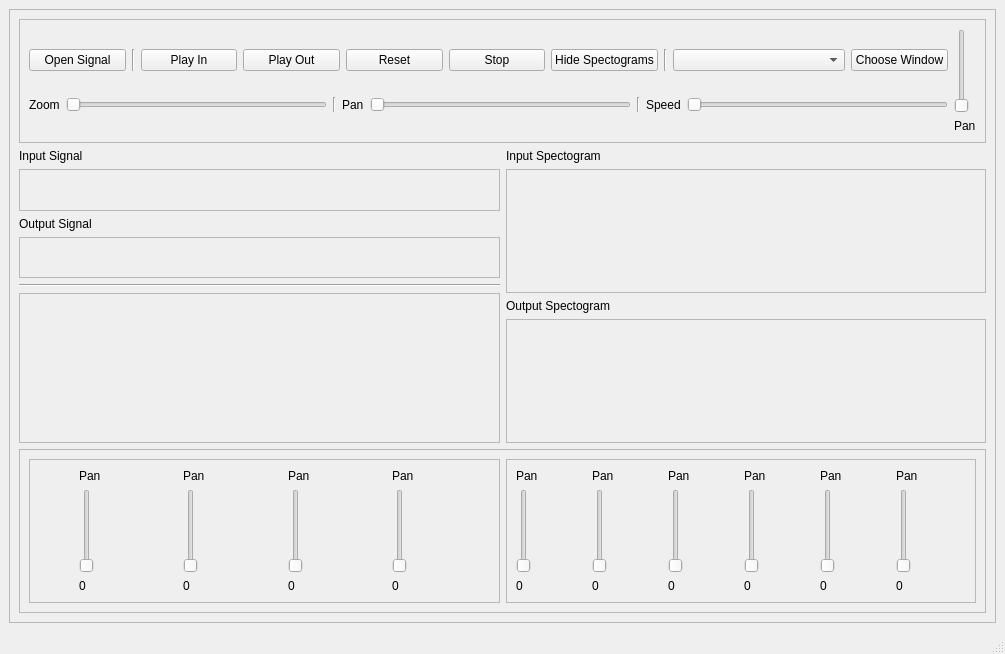
<?xml version="1.0" encoding="UTF-8"?>
<ui version="4.0">
 <class>MainWindow</class>
 <widget class="QMainWindow" name="MainWindow">
  <property name="geometry">
   <rect>
    <x>0</x>
    <y>0</y>
    <width>1005</width>
    <height>654</height>
   </rect>
  </property>
  <property name="windowTitle">
   <string>MainWindow</string>
  </property>
  <widget class="QWidget" name="centralwidget">
   <layout class="QVBoxLayout" name="verticalLayout_17">
    <item>
     <widget class="QFrame" name="frameMain">
      <property name="frameShape">
       <enum>QFrame::StyledPanel</enum>
      </property>
      <property name="frameShadow">
       <enum>QFrame::Raised</enum>
      </property>
      <layout class="QVBoxLayout" name="verticalLayout_16">
       <item>
        <layout class="QVBoxLayout" name="verticalLayout_5">
         <item>
          <widget class="QFrame" name="frameButtons">
           <property name="sizePolicy">
            <sizepolicy hsizetype="Preferred" vsizetype="Fixed">
             <horstretch>0</horstretch>
             <verstretch>0</verstretch>
            </sizepolicy>
           </property>
           <property name="frameShape">
            <enum>QFrame::StyledPanel</enum>
           </property>
           <property name="frameShadow">
            <enum>QFrame::Raised</enum>
           </property>
           <layout class="QHBoxLayout" name="horizontalLayout_4">
            <item>
             <layout class="QHBoxLayout" name="horizontalLayout_3">
              <item>
               <layout class="QVBoxLayout" name="verticalLayout_4">
                <item>
                 <layout class="QHBoxLayout" name="horizontalLayout">
                  <item>
                   <widget class="QPushButton" name="btnOpen">
                    <property name="text">
                     <string>Open Signal</string>
                    </property>
                   </widget>
                  </item>
                  <item>
                   <widget class="Line" name="line_3">
                    <property name="orientation">
                     <enum>Qt::Vertical</enum>
                    </property>
                   </widget>
                  </item>
                  <item>
                   <widget class="QPushButton" name="btnPlayin">
                    <property name="text">
                     <string>Play In</string>
                    </property>
                   </widget>
                  </item>
                  <item>
                   <layout class="QHBoxLayout" name="horizontalLayout_17"/>
                  </item>
                  <item>
                   <widget class="QPushButton" name="btnPlayout">
                    <property name="text">
                     <string>Play Out</string>
                    </property>
                   </widget>
                  </item>
                  <item>
                   <widget class="QPushButton" name="btnReset">
                    <property name="text">
                     <string>Reset</string>
                    </property>
                   </widget>
                  </item>
                  <item>
                   <widget class="QPushButton" name="btnStop">
                    <property name="text">
                     <string>Stop</string>
                    </property>
                   </widget>
                  </item>
                  <item>
                   <widget class="QPushButton" name="btnHide">
                    <property name="text">
                     <string>Hide Spectograms</string>
                    </property>
                   </widget>
                  </item>
                  <item>
                   <widget class="Line" name="line_4">
                    <property name="orientation">
                     <enum>Qt::Vertical</enum>
                    </property>
                   </widget>
                  </item>
                  <item>
                   <widget class="QComboBox" name="boxMode">
                    <item>
                     <property name="text">
                      <string/>
                     </property>
                    </item>
                    <item>
                     <property name="text">
                      <string>Uniform Range Mode</string>
                     </property>
                    </item>
                    <item>
                     <property name="text">
                      <string>Musical Instruments Mode</string>
                     </property>
                    </item>
                    <item>
                     <property name="text">
                      <string>Animal Sounds Mode</string>
                     </property>
                    </item>
                    <item>
                     <property name="text">
                      <string>ECG Abnormalities Mode</string>
                     </property>
                    </item>
                   </widget>
                  </item>
                  <item>
                   <widget class="QPushButton" name="btnChoose">
                    <property name="text">
                     <string>Choose Window</string>
                    </property>
                   </widget>
                  </item>
                 </layout>
                </item>
                <item>
                 <layout class="QHBoxLayout" name="horizontalLayout_2">
                  <item>
                   <layout class="QVBoxLayout" name="verticalLayout_3">
                    <item>
                     <layout class="QHBoxLayout" name="horizontalLayout_15">
                      <item>
                       <widget class="QLabel" name="label">
                        <property name="text">
                         <string>Zoom</string>
                        </property>
                       </widget>
                      </item>
                      <item>
                       <widget class="QSlider" name="sliderZoom">
                        <property name="orientation">
                         <enum>Qt::Horizontal</enum>
                        </property>
                       </widget>
                      </item>
                      <item>
                       <widget class="Line" name="line">
                        <property name="orientation">
                         <enum>Qt::Vertical</enum>
                        </property>
                       </widget>
                      </item>
                      <item>
                       <widget class="QLabel" name="label_2">
                        <property name="text">
                         <string>Pan</string>
                        </property>
                       </widget>
                      </item>
                      <item>
                       <widget class="QSlider" name="sliderPanH">
                        <property name="orientation">
                         <enum>Qt::Horizontal</enum>
                        </property>
                       </widget>
                      </item>
                      <item>
                       <widget class="Line" name="line_2">
                        <property name="orientation">
                         <enum>Qt::Vertical</enum>
                        </property>
                       </widget>
                      </item>
                      <item>
                       <widget class="QLabel" name="label_3">
                        <property name="text">
                         <string>Speed</string>
                        </property>
                       </widget>
                      </item>
                      <item>
                       <widget class="QSlider" name="sliderSpeed">
                        <property name="orientation">
                         <enum>Qt::Horizontal</enum>
                        </property>
                       </widget>
                      </item>
                     </layout>
                    </item>
                   </layout>
                  </item>
                  <item>
                   <layout class="QVBoxLayout" name="verticalLayout_2"/>
                  </item>
                 </layout>
                </item>
               </layout>
              </item>
             </layout>
            </item>
            <item>
             <layout class="QVBoxLayout" name="verticalLayout">
              <item>
               <widget class="QSlider" name="sliderPanV">
                <property name="orientation">
                 <enum>Qt::Vertical</enum>
                </property>
               </widget>
              </item>
              <item>
               <widget class="QLabel" name="label_4">
                <property name="text">
                 <string>Pan</string>
                </property>
               </widget>
              </item>
             </layout>
            </item>
           </layout>
          </widget>
         </item>
         <item>
          <layout class="QHBoxLayout" name="horizontalLayout_5">
           <item>
            <layout class="QVBoxLayout" name="verticalLayout_23">
             <item>
              <widget class="QLabel" name="inputSig">
               <property name="sizePolicy">
                <sizepolicy hsizetype="Preferred" vsizetype="Fixed">
                 <horstretch>0</horstretch>
                 <verstretch>0</verstretch>
                </sizepolicy>
               </property>
               <property name="text">
                <string>Input Signal</string>
               </property>
              </widget>
             </item>
             <item>
              <widget class="QFrame" name="frameSignalIn">
               <property name="sizePolicy">
                <sizepolicy hsizetype="Preferred" vsizetype="Fixed">
                 <horstretch>0</horstretch>
                 <verstretch>0</verstretch>
                </sizepolicy>
               </property>
               <property name="maximumSize">
                <size>
                 <width>16777215</width>
                 <height>150</height>
                </size>
               </property>
               <property name="frameShape">
                <enum>QFrame::StyledPanel</enum>
               </property>
               <property name="frameShadow">
                <enum>QFrame::Raised</enum>
               </property>
              </widget>
             </item>
             <item>
              <widget class="QLabel" name="outSig">
               <property name="sizePolicy">
                <sizepolicy hsizetype="Preferred" vsizetype="Fixed">
                 <horstretch>0</horstretch>
                 <verstretch>0</verstretch>
                </sizepolicy>
               </property>
               <property name="text">
                <string>Output Signal</string>
               </property>
              </widget>
             </item>
             <item>
              <widget class="QFrame" name="frameSignalOut">
               <property name="sizePolicy">
                <sizepolicy hsizetype="Preferred" vsizetype="Fixed">
                 <horstretch>0</horstretch>
                 <verstretch>0</verstretch>
                </sizepolicy>
               </property>
               <property name="maximumSize">
                <size>
                 <width>16777215</width>
                 <height>150</height>
                </size>
               </property>
               <property name="frameShape">
                <enum>QFrame::StyledPanel</enum>
               </property>
               <property name="frameShadow">
                <enum>QFrame::Raised</enum>
               </property>
              </widget>
             </item>
             <item>
              <widget class="Line" name="line_5">
               <property name="orientation">
                <enum>Qt::Horizontal</enum>
               </property>
              </widget>
             </item>
             <item>
              <widget class="QFrame" name="framePlot">
               <property name="sizePolicy">
                <sizepolicy hsizetype="Preferred" vsizetype="Fixed">
                 <horstretch>0</horstretch>
                 <verstretch>0</verstretch>
                </sizepolicy>
               </property>
               <property name="minimumSize">
                <size>
                 <width>0</width>
                 <height>150</height>
                </size>
               </property>
               <property name="maximumSize">
                <size>
                 <width>16777215</width>
                 <height>150</height>
                </size>
               </property>
               <property name="frameShape">
                <enum>QFrame::StyledPanel</enum>
               </property>
               <property name="frameShadow">
                <enum>QFrame::Raised</enum>
               </property>
              </widget>
             </item>
            </layout>
           </item>
           <item>
            <layout class="QVBoxLayout" name="verticalLayout_24">
             <item>
              <widget class="QLabel" name="inputSpec">
               <property name="sizePolicy">
                <sizepolicy hsizetype="Preferred" vsizetype="Fixed">
                 <horstretch>0</horstretch>
                 <verstretch>0</verstretch>
                </sizepolicy>
               </property>
               <property name="maximumSize">
                <size>
                 <width>16777215</width>
                 <height>30</height>
                </size>
               </property>
               <property name="text">
                <string>Input Spectogram</string>
               </property>
              </widget>
             </item>
             <item>
              <widget class="QFrame" name="frameSpecIn">
               <property name="sizePolicy">
                <sizepolicy hsizetype="Preferred" vsizetype="Expanding">
                 <horstretch>0</horstretch>
                 <verstretch>0</verstretch>
                </sizepolicy>
               </property>
               <property name="maximumSize">
                <size>
                 <width>16777215</width>
                 <height>16777215</height>
                </size>
               </property>
               <property name="frameShape">
                <enum>QFrame::StyledPanel</enum>
               </property>
               <property name="frameShadow">
                <enum>QFrame::Raised</enum>
               </property>
              </widget>
             </item>
             <item>
              <widget class="QLabel" name="outSpec">
               <property name="sizePolicy">
                <sizepolicy hsizetype="Preferred" vsizetype="Fixed">
                 <horstretch>0</horstretch>
                 <verstretch>0</verstretch>
                </sizepolicy>
               </property>
               <property name="maximumSize">
                <size>
                 <width>16777215</width>
                 <height>30</height>
                </size>
               </property>
               <property name="text">
                <string>Output Spectogram</string>
               </property>
              </widget>
             </item>
             <item>
              <widget class="QFrame" name="frameSpecOut">
               <property name="sizePolicy">
                <sizepolicy hsizetype="Preferred" vsizetype="Expanding">
                 <horstretch>0</horstretch>
                 <verstretch>0</verstretch>
                </sizepolicy>
               </property>
               <property name="maximumSize">
                <size>
                 <width>16777215</width>
                 <height>16777215</height>
                </size>
               </property>
               <property name="frameShape">
                <enum>QFrame::StyledPanel</enum>
               </property>
               <property name="frameShadow">
                <enum>QFrame::Raised</enum>
               </property>
              </widget>
             </item>
            </layout>
           </item>
          </layout>
         </item>
         <item>
          <layout class="QHBoxLayout" name="horizontalLayout_7">
           <item>
            <widget class="QFrame" name="frameSliders">
             <property name="sizePolicy">
              <sizepolicy hsizetype="Preferred" vsizetype="Fixed">
               <horstretch>0</horstretch>
               <verstretch>0</verstretch>
              </sizepolicy>
             </property>
             <property name="frameShape">
              <enum>QFrame::StyledPanel</enum>
             </property>
             <property name="frameShadow">
              <enum>QFrame::Raised</enum>
             </property>
             <layout class="QHBoxLayout" name="horizontalLayout_9">
              <item>
               <widget class="QFrame" name="frame">
                <property name="sizePolicy">
                 <sizepolicy hsizetype="Preferred" vsizetype="Expanding">
                  <horstretch>0</horstretch>
                  <verstretch>0</verstretch>
                 </sizepolicy>
                </property>
                <property name="frameShape">
                 <enum>QFrame::StyledPanel</enum>
                </property>
                <property name="frameShadow">
                 <enum>QFrame::Raised</enum>
                </property>
                <layout class="QHBoxLayout" name="horizontalLayout_13">
                 <item>
                  <spacer name="horizontalSpacer">
                   <property name="orientation">
                    <enum>Qt::Horizontal</enum>
                   </property>
                   <property name="sizeType">
                    <enum>QSizePolicy::Fixed</enum>
                   </property>
                   <property name="sizeHint" stdset="0">
                    <size>
                     <width>40</width>
                     <height>20</height>
                    </size>
                   </property>
                  </spacer>
                 </item>
                 <item>
                  <layout class="QVBoxLayout" name="verticalLayout_6">
                   <item>
                    <widget class="QLabel" name="labelSlider1">
                     <property name="text">
                      <string>Pan</string>
                     </property>
                    </widget>
                   </item>
                   <item>
                    <widget class="QSlider" name="slider1">
                     <property name="orientation">
                      <enum>Qt::Vertical</enum>
                     </property>
                    </widget>
                   </item>
                   <item>
                    <widget class="QLabel" name="labelSliderValue_1">
                     <property name="text">
                      <string>0</string>
                     </property>
                    </widget>
                   </item>
                  </layout>
                 </item>
                 <item>
                  <layout class="QVBoxLayout" name="verticalLayout_7">
                   <item>
                    <widget class="QLabel" name="labelSlider2">
                     <property name="text">
                      <string>Pan</string>
                     </property>
                    </widget>
                   </item>
                   <item>
                    <widget class="QSlider" name="slider2">
                     <property name="orientation">
                      <enum>Qt::Vertical</enum>
                     </property>
                    </widget>
                   </item>
                   <item>
                    <widget class="QLabel" name="labelSliderValue_2">
                     <property name="text">
                      <string>0</string>
                     </property>
                    </widget>
                   </item>
                  </layout>
                 </item>
                 <item>
                  <layout class="QVBoxLayout" name="verticalLayout_8">
                   <item>
                    <widget class="QLabel" name="labelSlider3">
                     <property name="text">
                      <string>Pan</string>
                     </property>
                    </widget>
                   </item>
                   <item>
                    <widget class="QSlider" name="slider3">
                     <property name="orientation">
                      <enum>Qt::Vertical</enum>
                     </property>
                    </widget>
                   </item>
                   <item>
                    <widget class="QLabel" name="labelSliderValue_3">
                     <property name="text">
                      <string>0</string>
                     </property>
                    </widget>
                   </item>
                  </layout>
                 </item>
                 <item>
                  <layout class="QVBoxLayout" name="verticalLayout_9">
                   <item>
                    <widget class="QLabel" name="labelSlider4">
                     <property name="text">
                      <string>Pan</string>
                     </property>
                    </widget>
                   </item>
                   <item>
                    <widget class="QSlider" name="slider4">
                     <property name="orientation">
                      <enum>Qt::Vertical</enum>
                     </property>
                    </widget>
                   </item>
                   <item>
                    <widget class="QLabel" name="labelSliderValue_4">
                     <property name="text">
                      <string>0</string>
                     </property>
                    </widget>
                   </item>
                  </layout>
                 </item>
                </layout>
               </widget>
              </item>
              <item>
               <widget class="QFrame" name="frame6Sliders">
                <property name="sizePolicy">
                 <sizepolicy hsizetype="Preferred" vsizetype="Expanding">
                  <horstretch>0</horstretch>
                  <verstretch>0</verstretch>
                 </sizepolicy>
                </property>
                <property name="frameShape">
                 <enum>QFrame::StyledPanel</enum>
                </property>
                <property name="frameShadow">
                 <enum>QFrame::Raised</enum>
                </property>
                <layout class="QHBoxLayout" name="horizontalLayout_12">
                 <item>
                  <layout class="QVBoxLayout" name="verticalLayout_10">
                   <item>
                    <widget class="QLabel" name="labelSlider5">
                     <property name="text">
                      <string>Pan</string>
                     </property>
                    </widget>
                   </item>
                   <item>
                    <widget class="QSlider" name="slider5">
                     <property name="orientation">
                      <enum>Qt::Vertical</enum>
                     </property>
                    </widget>
                   </item>
                   <item>
                    <widget class="QLabel" name="labelSliderValue_5">
                     <property name="text">
                      <string>0</string>
                     </property>
                    </widget>
                   </item>
                  </layout>
                 </item>
                 <item>
                  <layout class="QVBoxLayout" name="verticalLayout_14">
                   <item>
                    <widget class="QLabel" name="labelSlider6">
                     <property name="text">
                      <string>Pan</string>
                     </property>
                    </widget>
                   </item>
                   <item>
                    <widget class="QSlider" name="slider6">
                     <property name="orientation">
                      <enum>Qt::Vertical</enum>
                     </property>
                    </widget>
                   </item>
                   <item>
                    <widget class="QLabel" name="labelSliderValue_6">
                     <property name="text">
                      <string>0</string>
                     </property>
                    </widget>
                   </item>
                  </layout>
                 </item>
                 <item>
                  <layout class="QVBoxLayout" name="verticalLayout_11">
                   <item>
                    <widget class="QLabel" name="labelSlider7">
                     <property name="text">
                      <string>Pan</string>
                     </property>
                    </widget>
                   </item>
                   <item>
                    <widget class="QSlider" name="slider7">
                     <property name="orientation">
                      <enum>Qt::Vertical</enum>
                     </property>
                    </widget>
                   </item>
                   <item>
                    <widget class="QLabel" name="labelSliderValue_7">
                     <property name="text">
                      <string>0</string>
                     </property>
                    </widget>
                   </item>
                  </layout>
                 </item>
                 <item>
                  <layout class="QVBoxLayout" name="verticalLayout_12">
                   <item>
                    <widget class="QLabel" name="labelSlider8">
                     <property name="text">
                      <string>Pan</string>
                     </property>
                    </widget>
                   </item>
                   <item>
                    <widget class="QSlider" name="slider8">
                     <property name="orientation">
                      <enum>Qt::Vertical</enum>
                     </property>
                    </widget>
                   </item>
                   <item>
                    <widget class="QLabel" name="labelSliderValue_8">
                     <property name="text">
                      <string>0</string>
                     </property>
                    </widget>
                   </item>
                  </layout>
                 </item>
                 <item>
                  <layout class="QVBoxLayout" name="verticalLayout_13">
                   <item>
                    <widget class="QLabel" name="labelSlider9">
                     <property name="text">
                      <string>Pan</string>
                     </property>
                    </widget>
                   </item>
                   <item>
                    <widget class="QSlider" name="slider9">
                     <property name="orientation">
                      <enum>Qt::Vertical</enum>
                     </property>
                    </widget>
                   </item>
                   <item>
                    <widget class="QLabel" name="labelSliderValue_9">
                     <property name="text">
                      <string>0</string>
                     </property>
                    </widget>
                   </item>
                  </layout>
                 </item>
                 <item>
                  <layout class="QVBoxLayout" name="verticalLayout_15">
                   <item>
                    <widget class="QLabel" name="labelSlider10">
                     <property name="text">
                      <string>Pan</string>
                     </property>
                    </widget>
                   </item>
                   <item>
                    <widget class="QSlider" name="slider10">
                     <property name="orientation">
                      <enum>Qt::Vertical</enum>
                     </property>
                    </widget>
                   </item>
                   <item>
                    <widget class="QLabel" name="labelSliderValue_10">
                     <property name="text">
                      <string>0</string>
                     </property>
                    </widget>
                   </item>
                  </layout>
                 </item>
                </layout>
               </widget>
              </item>
             </layout>
            </widget>
           </item>
          </layout>
         </item>
        </layout>
       </item>
      </layout>
     </widget>
    </item>
   </layout>
  </widget>
  <widget class="QMenuBar" name="menubar">
   <property name="geometry">
    <rect>
     <x>0</x>
     <y>0</y>
     <width>1005</width>
     <height>21</height>
    </rect>
   </property>
  </widget>
  <widget class="QStatusBar" name="statusbar"/>
 </widget>
 <resources/>
 <connections/>
</ui>
